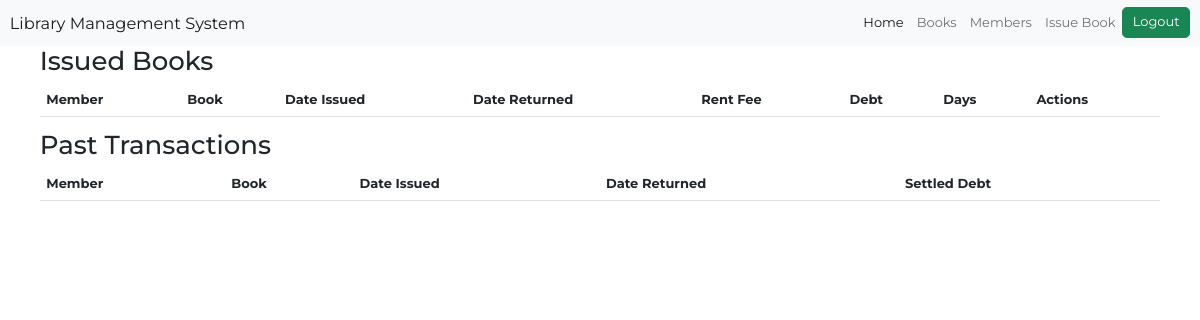
Page /home on the earlier database version.
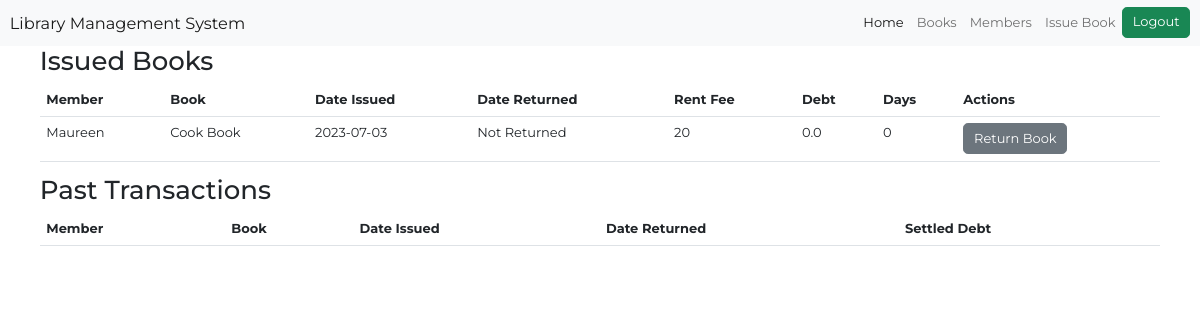
Same page on the later database version.
### app.py (models this page shows)
class Transaction(db.Model):
    id = db.Column(db.Integer, primary_key=True)
    book_id = db.Column(db.Integer, db.ForeignKey('book.id'), nullable=False)
    member_id = db.Column(db.Integer, db.ForeignKey('member.id'), nullable=False)
    date_issued = db.Column(db.Date, nullable=False, default=datetime.date.today)
    days = db.Column(db.Integer)
    date_returned = db.Column(db.Date)
    book = db.relationship('Book', backref='transactions')
    member = db.relationship('Member', backref='transactions')

class Member(db.Model):
    id = db.Column(db.Integer, primary_key=True)
    name = db.Column(db.String(100), nullable=False)
    email = db.Column(db.String(100), nullable=True)
    phone = db.Column(db.String(20))
    profile_photo = db.Column(db.String(100))
    outstanding_debt = db.Column(db.Float, nullable=False, default=0.0)

class Book(db.Model):
    id = db.Column(db.Integer, primary_key=True)
    title = db.Column(db.String(100), nullable=False)
    author = db.Column(db.String(100), nullable=False)
    stock = db.Column(db.Integer, nullable=False)
    fee = db.Column(db.Integer, nullable=False)
    cover_photo = db.Column(db.String(100))

### app.py (the view)
@app.route('/home')
def home():
    books = Book.query.all()
    members = Member.query.all()
    transactions = Transaction.query.all()
    return render_template('index.html', books=books, members=members, transactions=transactions, member_debt=member_debt, calculate_rent_fee=calculate_rent_fee, date=date)

### app.py (called while the page is built)
def member_debt(member, date_issued):
    total_days = (date.today() - date_issued).days
    transactions = Transaction.query.filter_by(member_id=member.id).all()
    debt = 0.0
    for transaction in transactions:
        book = transaction.book
        fee_per_day = book.fee
        debt += fee_per_day * total_days
    return debt

### templates/index.html (shortened to what this page needs)
{% extends 'base.html' %}
{% block content %}
    <h2>Issued Books</h2>
    <table class="table">
        <thead class="thead-light">
            <tr>
                <th scope="col">Member</th>
                <th scope="col">Book</th>
                <th scope="col">Date Issued</th>
                <th scope="col">Date Returned</th>
                <th scope="col">Rent Fee</th>
                <th scope="col">Debt</th>
                <th scope="col">Days</th>
                <th scope="col">Actions</th>
            </tr>
        </thead>
        <tbody>
            {% for transaction in transactions %}
            {% if not transaction.date_returned %}
            <tr>
                <td>{{ transaction.member.name }}</td>
                <td>{{ transaction.book.title }}</td>
                <td>{{ transaction.date_issued.strftime("%Y-%m-%d") }}</td>
                <td>
                    {% if transaction.date_returned %}
                        {{ transaction.date_returned.strftime("%Y-%m-%d") }}
                    {% else %}
                        Not Returned
                    {% endif %}
                </td>
                <td>
                    {% if transaction.book.fee %}
                        {{ transaction.book.fee }}
                    {% else %}
                        0
                    {% endif %}
                </td>
                <td>
                    {{ member_debt(transaction.member, transaction.date_issued) }}
                </td>
                <td>
                    {% if transaction.days %}
                        {{ transaction.days }}
                    {% else %}
                        {{ (date.today() - transaction.date_issued).days }}
                    {% endif %}
                </td>
                <td>
                    {% if not transaction.date_returned %}
                        <form action="{{ url_for('return_book') }}" method="POST">
                            <button class="btn btn-secondary" type="submit" value="Return Book">Return Book</button>
                        </form>
                    {% endif %}
                </td>
            </tr>
            {% endif %}
            {% endfor %}
        </tbody>
    </table>
    <h2>Past Transactions</h2>
    <table class="table">
        <thead class="thead-light">
            <tr>
                <th scope="col">Member</th>
                <th scope="col">Book</th>
                <th scope="col">Date Issued</th>
                <th scope="col">Date Returned</th>
                <th scope="col">Settled Debt</th>
            </tr>
        </thead>
    </table>
{% endblock %}

### templates/base.html (shortened to what this page needs)
<!DOCTYPE html>
<html>
<head>
    <link rel="stylesheet" type="text/css" href="{{ url_for('static', filename='css/styles.css') }}">
    <link rel="stylesheet" href="https://cdn.jsdelivr.net/npm/bootstrap@5.2.3/dist/css/bootstrap.min.css">
</head>
<body>
    <div class="dashboard">
        <nav class="navbar navbar-expand-sm bg-light navbar-light">
            <div class="container-fluid">
                <a class="navbar-brand" href="{{ url_for('home') }}">Library Management System</a>
                <div  style="float:right">
                    <ul class="navbar-nav justify-content">
                        <li class="nav-item">
                            <a class="nav-link active" href="{{ url_for('home') }}">Home</a>
                        </li>
                        <li class="nav-item">
                            <a class="nav-link" href="{{ url_for('books') }}">Books</a>
                        </li>
                        <li class="nav-item">
                            <a class="nav-link" href="{{ url_for('members') }}">Members</a>
                        </li>
                        <li class="nav-item">
                            <a class="nav-link" href="{{ url_for('issue_book') }}">Issue Book</a>
                        </li>
                        <li class="nav-item">
                            <a href="{{ url_for('page') }}" class="btn btn-success">Logout</a>
                        </li>
                    </ul>
                </div>
            </div>
        </nav>
        <div class="main-content">
            <div class="container">
                {% block content %}
                {% endblock %}
            </div>
        </div>
    </div>
</body>
</html>

### static/css/styles.css (style rules this page uses)
a { text-decoration: none; }

### templates/base.html (style rules this page uses)
* { font-family: 'Montserrat', sans-serif; font-size: small; }
a { text-decoration: none; color: white; }

Differences in the rows shown:
added Transaction: shows "Not Returned", date_issued.fee "0.0"
